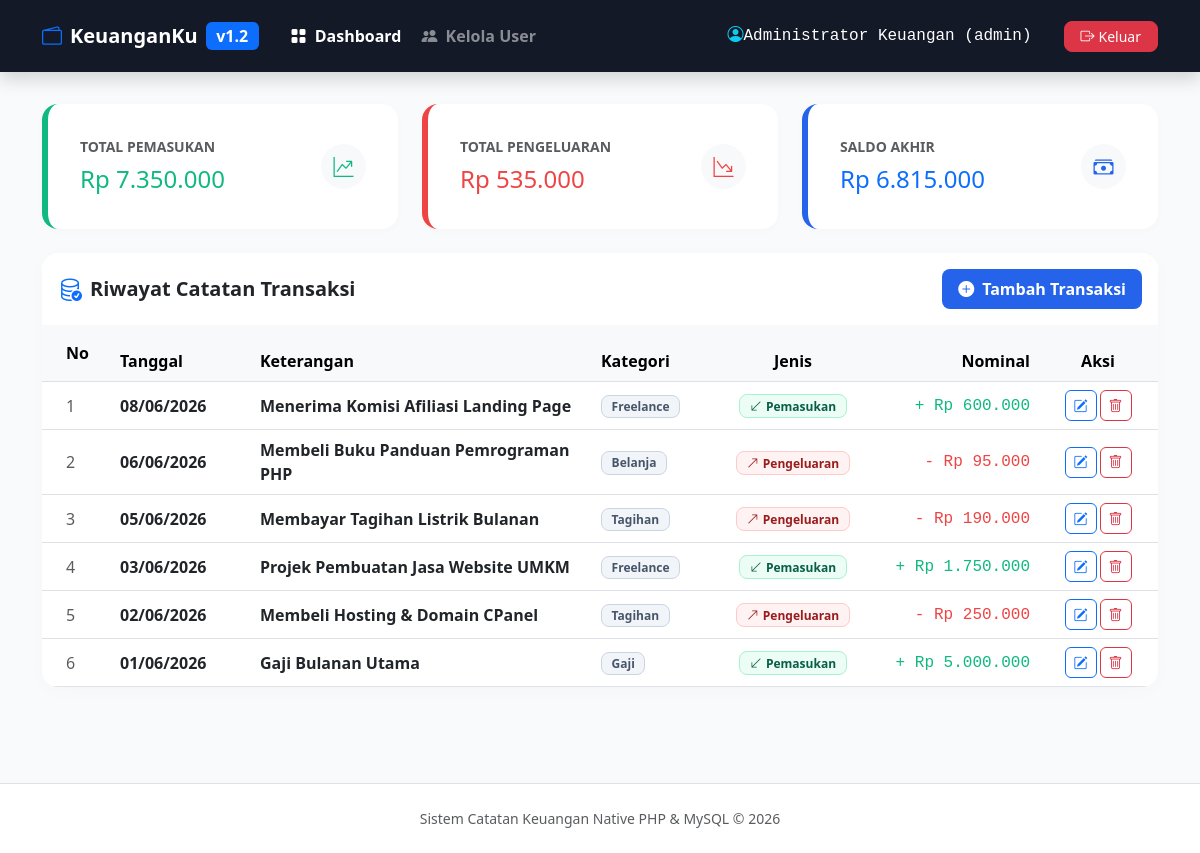
/index.php (signed in), run on the app's committed database.
### tables this page shows
CREATE TABLE IF NOT EXISTS `transaksi` (
  `id` INT(11) NOT NULL AUTO_INCREMENT,
  `tanggal` DATE NOT NULL,
  `keterangan` VARCHAR(255) NOT NULL,
  `kategori` VARCHAR(100) NOT NULL DEFAULT 'Lainnya',
  `jenis` ENUM('pemasukan','pengeluaran') NOT NULL,
  `jumlah` INT(11) NOT NULL,
  PRIMARY KEY (`id`)
);

### index.php (the view, shortened to what this page needs)
<?php
require_once 'koneksi.php';
function rupiah($angka) {
    return "Rp " . number_format($angka, 0, ',', '.');
}
$query_pemasukan = "SELECT SUM(jumlah) AS total FROM transaksi WHERE jenis='pemasukan'";
$res_pemasukan = mysqli_query($koneksi, $query_pemasukan);
$row_pemasukan = mysqli_fetch_assoc($res_pemasukan);
$total_pemasukan = $row_pemasukan['total'] ?? 0;
$query_pengeluaran = "SELECT SUM(jumlah) AS total FROM transaksi WHERE jenis='pengeluaran'";
$res_pengeluaran = mysqli_query($koneksi, $query_pengeluaran);
$row_pengeluaran = mysqli_fetch_assoc($res_pengeluaran);
$total_pengeluaran = $row_pengeluaran['total'] ?? 0;
$saldo_akhir = $total_pemasukan - $total_pengeluaran;
$query_transaksi = "SELECT * FROM transaksi ORDER BY tanggal DESC, id DESC";
$result_transaksi = mysqli_query($koneksi, $query_transaksi);
?>
<!DOCTYPE html>
<html lang="id">
<head>
    <link href="https://cdn.jsdelivr.net/npm/bootstrap@5.3.0/dist/css/bootstrap.min.css" rel="stylesheet">
    <link href="https://cdn.jsdelivr.net/npm/bootstrap-icons@1.11.2/font/bootstrap-icons.css" rel="stylesheet">
</head>
<body>
<nav class="navbar navbar-expand-sm navbar-dark bg-dark py-3 mb-4 shadow" style="background-color: #131926 !important;">
    <div class="container">
        <span class="navbar-brand fw-bold mb-0 h1 d-flex align-items-center me-4">
            <i class="bi bi-wallet2 me-2 text-primary"></i>
            KeuanganKu <span class="badge bg-primary ms-2 fs-6">v1.2</span>
        </span>
        <div class="collapse navbar-collapse justify-content-between" id="navbarNav">
            <ul class="navbar-nav gap-1 my-2 my-sm-0">
                <li class="nav-item">
                    <a href="index.php" class="nav-link active fw-bold text-white"><i class="bi bi-grid-fill me-1"></i> Dashboard</a>
                </li>
                <li class="nav-item">
                    <a href="kelola_user.php" class="nav-link fw-bold text-white-50 hover:text-white"><i class="bi bi-people-fill me-1"></i> Kelola User</a>
                </li>
            </ul>
            <div class="d-flex align-items-center gap-3">
                <span class="text-white bg-white/10 px-3 py-1.5 rounded-3 text-xs d-inline font-monospace">
                    <i class="bi bi-person-circle text-info me-1.5"></i><?= htmlspecialchars($_SESSION['nama'] ?? 'User'); ?> (<?= htmlspecialchars($_SESSION['role'] ?? 'admin'); ?>)
                </span>
                <a href="logout.php" class="btn btn-sm btn-danger rounded-3 px-3 py-1.5" onclick="return confirm('Apakah Anda yakin ingin keluar dari PHP session ini?');">
                    <i class="bi bi-box-arrow-right me-1"></i>Keluar
                </a>
            </div>
        </div>
    </div>
</nav>
<div class="container py-2 pb-5">
    <div class="row g-4 mb-4">
        <div class="col-md-4">
            <div class="card v-card-sum bg-pemasukan h-100 p-3">
                <div class="card-body">
                    <div class="d-flex justify-content-between align-items-center">
                        <div>
                            <span class="text-uppercase small fw-bold text-muted d-block mb-1">Total Pemasukan</span>
                            <span class="fs-4 fw-black text-pemasukan"><?= rupiah($total_pemasukan); ?></span>
                        </div>
                        <div class="rounded-circle bg-light p-2 text-center" style="width: 45px; height: 45px; color: #10b981;">
                            <i class="bi bi-graph-up-arrow fs-5"></i>
                        </div>
                    </div>
                </div>
            </div>
        </div>
        <div class="col-md-4">
            <div class="card v-card-sum bg-pengeluaran h-100 p-3">
                <div class="card-body">
                    <div class="d-flex justify-content-between align-items-center">
                        <div>
                            <span class="text-uppercase small fw-bold text-muted d-block mb-1">Total Pengeluaran</span>
                            <span class="fs-4 fw-black text-pengeluaran"><?= rupiah($total_pengeluaran); ?></span>
                        </div>
                        <div class="rounded-circle bg-light p-2 text-center" style="width: 45px; height: 45px; color: #ef4444;">
                            <i class="bi bi-graph-down-arrow fs-5"></i>
                        </div>
                    </div>
                </div>
            </div>
        </div>
        <div class="col-md-4">
            <?php
            $is_surplus = $saldo_akhir >= 0;
            $bg_saldo_style = $is_surplus ? 'bg-saldo-surplus' : 'bg-saldo-defisit';
            $text_saldo_style = $is_surplus ? 'text-primary' : 'text-warning';
            $icon_saldo_color = $is_surplus ? '#2563eb' : '#f59e0b';
            ?>
            <div class="card v-card-sum <?= $bg_saldo_style; ?> h-100 p-3">
                <div class="card-body">
                    <div class="d-flex justify-content-between align-items-center">
                        <div>
                            <span class="text-uppercase small fw-bold text-muted d-block mb-1">Saldo Akhir</span>
                            <span class="fs-4 fw-black <?= $text_saldo_style; ?>"><?= rupiah($saldo_akhir); ?></span>
                        </div>
                        <div class="rounded-circle bg-light p-2 text-center" style="width: 45px; height: 45px; color: <?= $icon_saldo_color; ?>;">
                            <i class="bi bi-cash-stack fs-5"></i>
                        </div>
                    </div>
                </div>
            </div>
        </div>
    </div>
    <div class="card main-card overflow-hidden">
        <div class="card-header bg-white py-3 border-0 d-flex flex-wrap justify-content-between align-items-center gap-2">
            <div class="d-flex align-items-center">
                <i class="bi bi-database-check text-primary fs-4 me-2"></i>
                <h5 class="fw-bold mb-0">Riwayat Catatan Transaksi</h5>
            </div>
            <div>
                <a href="tambah.php" class="btn btn-add rounded-3 px-3 py-2">
                    <i class="bi bi-plus-circle-fill me-2"></i>Tambah Transaksi
                </a>
            </div>
        </div>
        <div class="card-body p-0">
            <div class="table-responsive">
                <table class="table table-hover align-middle mb-0">
                    <thead class="table-light">
                        <tr>
                            <th class="ps-4 py-3" style="width: 70px;">No</th>
                            <th style="width: 140px;">Tanggal</th>
                            <th>Keterangan</th>
                            <th style="width: 135px;">Kategori</th>
                            <th class="text-center" style="width: 130px;">Jenis</th>
                            <th class="text-end" style="width: 180px;">Nominal</th>
                            <th class="text-center" style="width: 120px;">Aksi</th>
                        </tr>
                    </thead>
                    <tbody>
                        <?php if (mysqli_num_rows($result_transaksi) > 0): ?>
                            <?php
                            $no = 1;
                            while ($row = mysqli_fetch_assoc($result_transaksi)):
                            ?>
                                <tr>
                                    <td class="ps-4 fw-medium text-muted"><?= $no++; ?></td>
                                    <td>
                                        <div class="fw-semibold">
                                            <?= date('d/m/Y', strtotime($row['tanggal'])); ?>
                                        </div>
                                    </td>
                                    <td>
                                        <span class="fw-semibold text-dark"><?= htmlspecialchars($row['keterangan']); ?></span>
                                    </td>
                                    <td>
                                        <span class="badge badge-kategori"><?= htmlspecialchars($row['kategori'] ?? 'Umum'); ?></span>
                                    </td>
                                    <td class="text-center">
                                        <?php if ($row['jenis'] === 'pemasukan'): ?>
                                            <span class="badge badge-pemasukan fw-semibold"><i class="bi bi-arrow-down-left me-1"></i>Pemasukan</span>
                                        <?php else: ?>
                                            <span class="badge badge-pengeluaran fw-semibold"><i class="bi bi-arrow-up-right me-1"></i>Pengeluaran</span>
                                        <?php endif; ?>
                                    </td>
                                    <td class="text-end fw-black font-monospace">
                                        <?php if ($row['jenis'] === 'pemasukan'): ?>
                                            <span class="text-pemasukan">+ <?= rupiah($row['jumlah']); ?></span>
                                        <?php else: ?>
                                            <span class="text-pengeluaran">- <?= rupiah($row['jumlah']); ?></span>
                                        <?php endif; ?>
                                    </td>
                                    <td class="text-center">
                                        <div class="btn-group gap-1">
                                            <a href="edit.php?id=<?= $row['id']; ?>" class="btn btn-sm btn-outline-primary rounded-2" title="Edit Transaksi">
                                                <i class="bi bi-pencil-square"></i>
                                            </a>
                                            <a href="hapus.php?id=<?= $row['id']; ?>" class="btn btn-sm btn-outline-danger rounded-2" onclick="return confirm('Apakah Anda yakin ingin menghapus transaksi ini?');" title="Hapus Transaksi">
                                                <i class="bi bi-trash"></i>
                                            </a>
                                        </div>
                                    </td>
                                </tr>
                            <?php endwhile; ?>
                        <?php endif; ?>
                    </tbody>
                </table>
            </div>
        </div>
    </div>
</div>
<footer class="footer bg-white border-top py-4 text-center text-muted small mt-5">
    <div class="container">
        <span>Sistem Catatan Keuangan Native PHP & MySQL &copy; <?= date('Y'); ?></span>
    </div>
</footer>
</body>
</html>

### index.php (style rules this page uses)
body { background-color: #f8fafc; font-family: 'Segoe UI', system-ui, -apple-system, sans-serif; color: #334155; }
.main-card { border: none; border-radius: 16px; box-shadow: 0 4px 20px rgba(0, 0, 0, 0.02); background: #ffffff; }
.v-card-sum { border: none; border-radius: 16px; transition: all 0.25s ease; box-shadow: 0 2px 8px rgba(0, 0, 0, 0.02); }
.bg-pemasukan { background-color: #ffffff !important; border-left: 6px solid #10b981; }
.bg-pengeluaran { background-color: #ffffff !important; border-left: 6px solid #ef4444; }
.bg-saldo-surplus { background-color: #ffffff !important; border-left: 6px solid #2563eb; }
.text-pemasukan { color: #10b981 !important; }
.text-pengeluaran { color: #ef4444 !important; }
.btn-add { background-color: #2563eb; color: #ffffff; border: none; font-weight: 600; border-radius: 10px; }
.badge-pemasukan { background-color: #ecfdf5; color: #065f46; border: 1px solid #a7f3d0; font-size: 0.75rem; padding: 0.4em 0.8em; border-radius: 8px; }
.badge-pengeluaran { background-color: #fef2f2; color: #991b1b; border: 1px solid #fecaca; font-size: 0.75rem; padding: 0.4em 0.8em; border-radius: 8px; }
.badge-kategori { background-color: #f1f5f9; color: #475569; border: 1px solid #cbd5e1; font-size: 0.75rem; padding: 0.4em 0.8em; border-radius: 8px; }

### data on the page
transaksi: tanggal "08/06/2026", keterangan "Menerima Komisi Afiliasi Landing Page", kategori "Freelance", jenis "pemasukan" (drawn), jumlah "Rp 600.000"
transaksi: tanggal "06/06/2026", keterangan "Membeli Buku Panduan Pemrograman PHP", kategori "Belanja", jenis "pengeluaran" (drawn), jumlah "Rp 95.000"
transaksi: tanggal "05/06/2026", keterangan "Membayar Tagihan Listrik Bulanan", kategori "Tagihan", jenis "pengeluaran" (drawn), jumlah "Rp 190.000"
transaksi: tanggal "03/06/2026", keterangan "Projek Pembuatan Jasa Website UMKM", kategori "Freelance", jenis "pemasukan" (drawn), jumlah "Rp 1.750.000"
transaksi: tanggal "02/06/2026", keterangan "Membeli Hosting & Domain CPanel", kategori "Tagihan", jenis "pengeluaran" (drawn), jumlah "Rp 250.000"
transaksi: tanggal "01/06/2026", keterangan "Gaji Bulanan Utama", kategori "Gaji", jenis "pemasukan" (drawn), jumlah "Rp 5.000.000"

### other printed values
$_SESSION['nama'] "Administrator Keuangan"
$_SESSION['role'] "admin"
rupiah($total_pemasukan) "Rp 7.350.000"
rupiah($total_pengeluaran) "Rp 535.000"
rupiah($saldo_akhir) "Rp 6.815.000"
